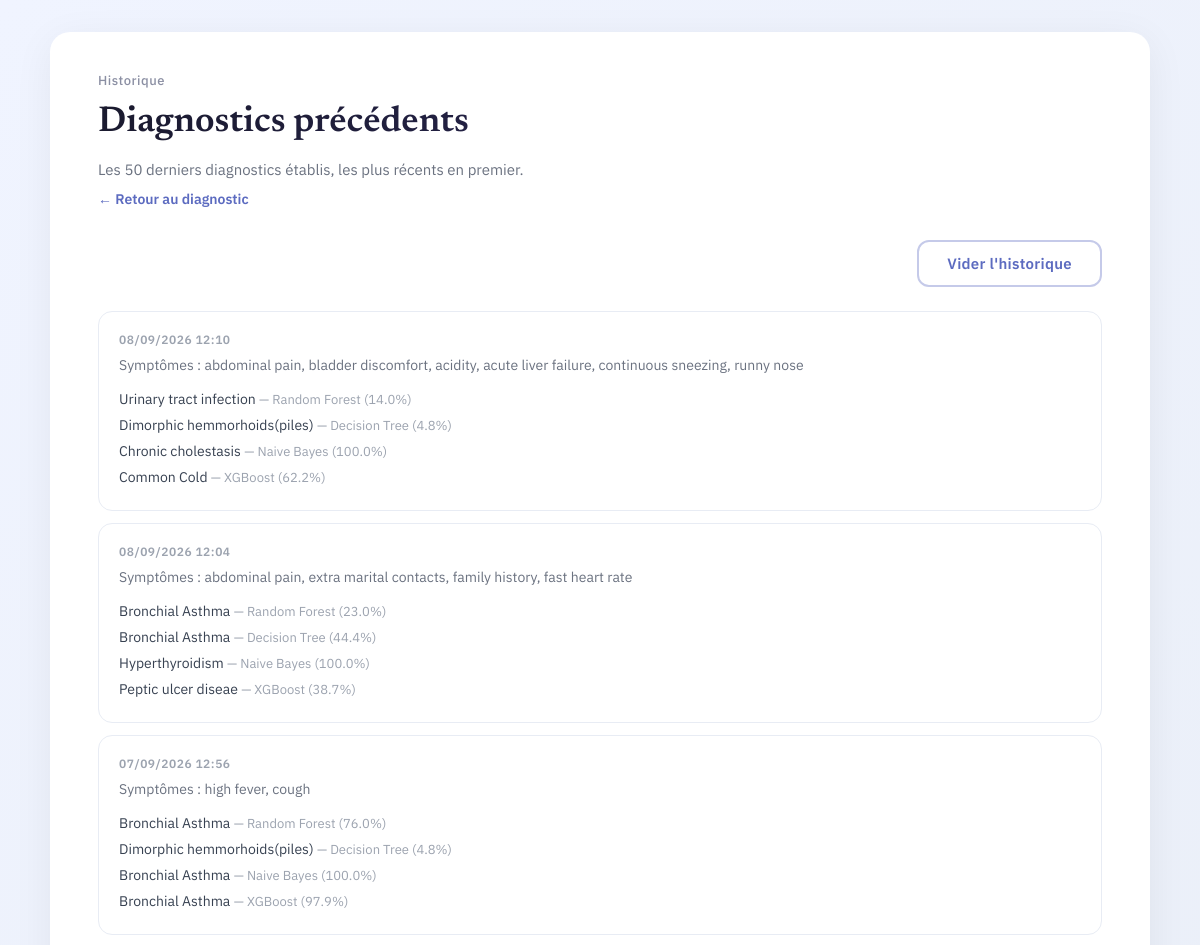
Page /historique (upper part) on the earlier database version.
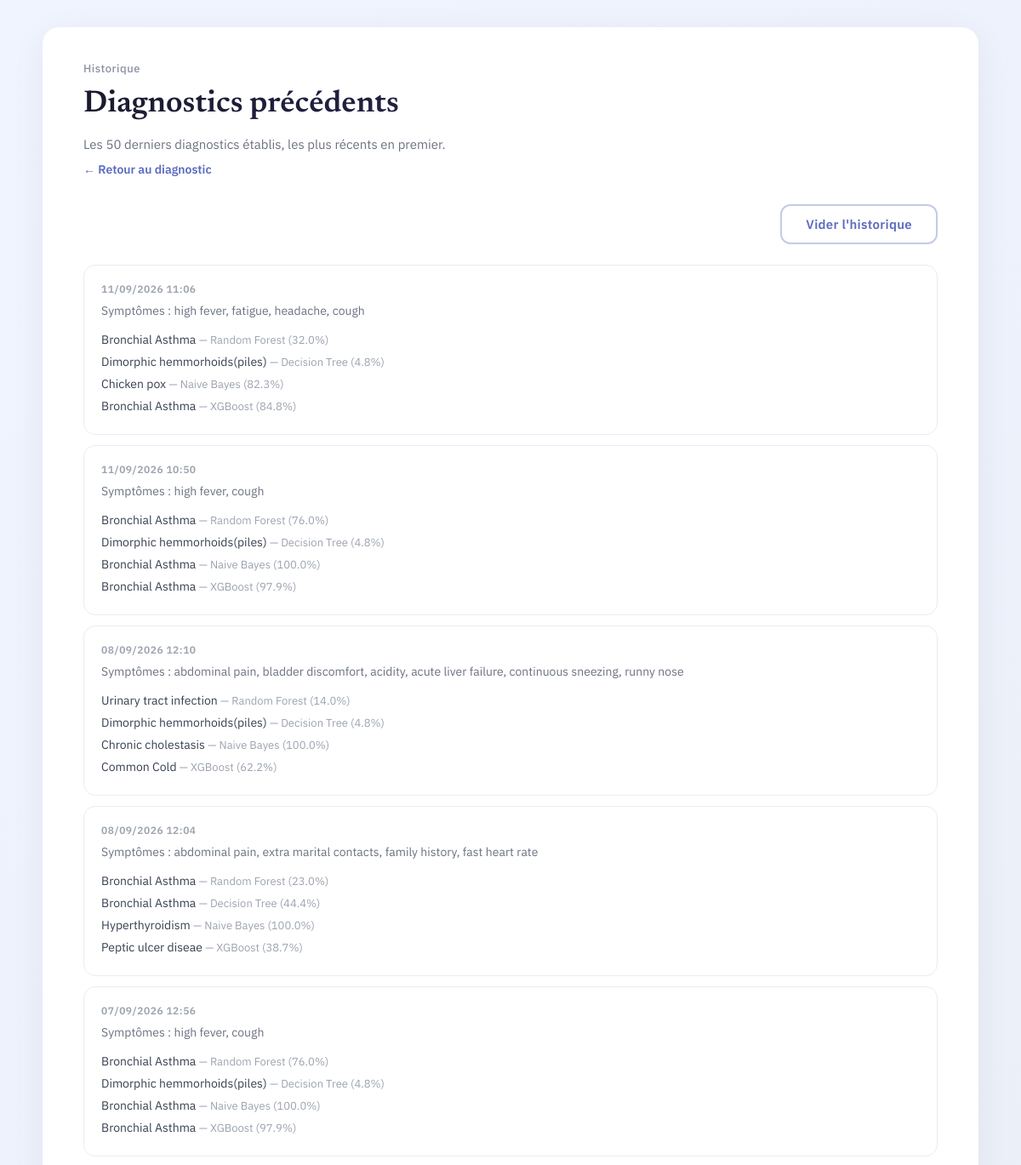
Same page on the later database version.
### tables this page shows
CREATE TABLE historique (
            id INTEGER PRIMARY KEY AUTOINCREMENT,
            date_heure TEXT NOT NULL,
            symptomes TEXT NOT NULL,
            resultats TEXT NOT NULL
        , consensus_maladie TEXT, consensus_nb_accord INTEGER, consensus_nb_total INTEGER);

### app.py (the view)
@app.route("/historique")
def historique():
    conn = sqlite3.connect(DB_PATH)
    conn.row_factory = sqlite3.Row
    rows = conn.execute("SELECT * FROM historique ORDER BY id DESC LIMIT 50").fetchall()
    conn.close()
    entries = []
    for row in rows:
        entries.append({
            "id": row["id"],
            "date_heure": row["date_heure"],
            "symptomes": json.loads(row["symptomes"]),
            "resultats": json.loads(row["resultats"]),
        })
    return render_template("historique.html", entries=entries)

### templates/historique.html (shortened to what this page needs)
<!DOCTYPE html>
<html lang="fr">
<head>
<link rel="stylesheet" href="{{ url_for('static', filename='style.css') }}">
</head>
<body>
<div class="sheet">
  <header class="sheet__head">
    <div class="sheet__eyebrow">Historique</div>
    <h1 class="sheet__title">Diagnostics précédents</h1>
    <p class="sheet__sub">Les 50 derniers diagnostics établis, les plus récents en premier.</p>
    <a href="/" class="nav-link">&larr; Retour au diagnostic</a>
  </header>
  {% if entries %}
    <div class="actionrow">
      <button id="viderBtn" class="btn btn--ghost">Vider l'historique</button>
    </div>
    {% for e in entries %}
    <div class="hist-entry">
      <div class="hist-entry__date">{{ e.date_heure }}</div>
      <div class="hist-entry__symptomes">Symptômes : {{ e.symptomes | join(", ") }}</div>
      {% for r in e.resultats %}
        <div class="hist-entry__result">
          {{ r.top3[0].maladie }}
          <span>— {{ r.modele }}{% if r.top3[0].confiance is not none %} ({{ r.top3[0].confiance }}%){% endif %}</span>
        </div>
      {% endfor %}
    </div>
    {% endfor %}
  {% else %}
    <p class="sheet__sub">Aucun diagnostic enregistré pour le moment.</p>
  {% endif %}
</div>
</body>
</html>

Differences in the rows shown:
added historique: date_heure "11/09/2026 11:06", symptomes "high fever, fatigue, headache, cough", top3 "Bronchial Asthma" "Dimorphic hemmorhoids(piles)" "Chicken pox" "Bronchial Asthma", modele "Random Forest" "Decision Tree" "Naive Bayes" "XGBoost", top3 "32.0" "4.8" "82.3" "84.8"
added historique: date_heure "11/09/2026 10:50", symptomes "high fever, cough", top3 "Bronchial Asthma" "Dimorphic hemmorhoids(piles)" "Bronchial Asthma" "Bronchial Asthma", modele "Random Forest" "Decision Tree" "Naive Bayes" "XGBoost", top3 "76.0" "4.8" "100.0" "97.9"
